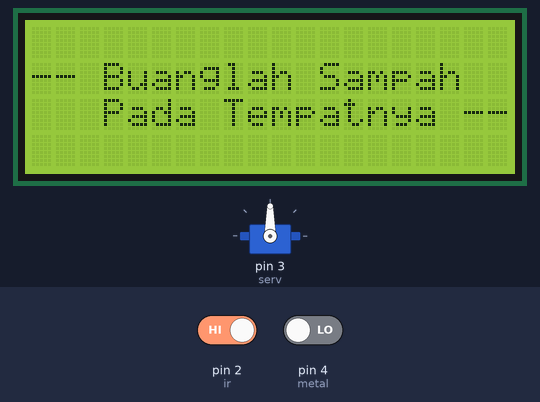
This sketch was run on a simulated Arduino Uno, built with avr-gcc and run on an emulated ATmega328P. On the bench: 20×4 character LCD, servo. The inputs (shaded band) are chosen by the test bench; at power-on: pin 2 (ir) HIGH, pin 4 (metal) LOW. What the sketch prints to the serial monitor is not drawn.

Above: at 1.2 s.
1.3 s: pin 2 (ir) driven LOW
At 2.5 s:
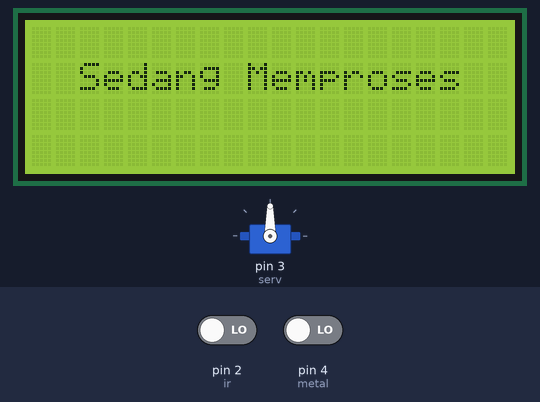
6.8 s: pin 2 (ir) driven HIGH
At 9.0 s:
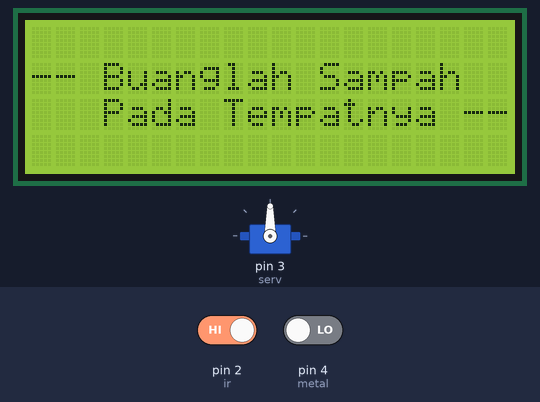
9.3 s: pin 2 (ir) driven LOW and pin 4 (metal) driven HIGH
At 14.0 s:
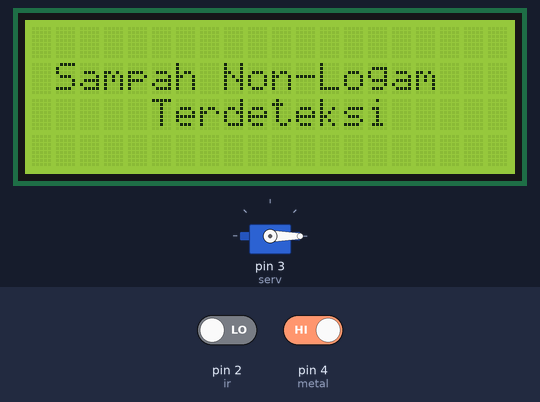
Timing chart, 0 to 21.5 s (numbered marks = the images above; inputs shaded):
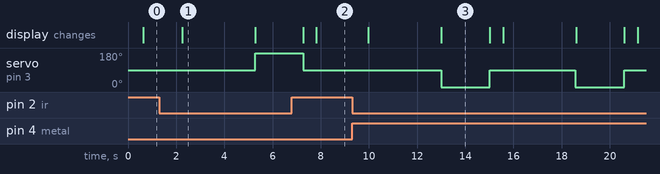

Measured:
- after the input at 1.3 s, servo on pin 3 (serv): 90° → 180° after 4.0 s; the display: changes after 0.95 s (image 1)
- after the input at 6.8 s, the display: first differs from a run without the input after 1.0 s (image 2)
- after the input at 9.3 s, servo on pin 3 (serv): alternates 90° for 3.6 s and 0° for 2.0 s, starting after 3.7 s; the display: first changes after 0.68 s (image 3 shows a later state)
- what the display in image 1 shows lasts 3.0 s, from 2.3 s to 5.3 s

The sketch:

Sampah_Otomatis.ino
```cpp
#include <LiquidCrystal_I2C.h>
#include <Servo.h>
#include <Wire.h>

Servo myservo;
LiquidCrystal_I2C lcd(0x27,20,4);

#define ir 2
#define metal 4
#define serv 3


void setup() {
  // put your setup code here, to run once:
  lcd.init();
  lcd.backlight();
  lcd.setCursor(6,1);
  lcd.print("Pemilah");
  lcd.setCursor(2,2);
  lcd.print("Sampah Otomatis");
  lcd.clear();

  myservo.attach(serv);
  Serial.begin(9600);
  myservo.write(90);
}

void loop() {
  // put your main code here, to run repeatedly:
  int valIr = digitalRead(ir);
  int valMetal = digitalRead(metal);

  Serial.print("Nilai Sensor IR : ");
  Serial.println(valIr);
  Serial.print("Nilai Sensor Metal : ");
  Serial.println(valMetal);
  Serial.println("");

  delay(500);

  lcd.setCursor(0,1);
  lcd.print("-- Buanglah Sampah ");
  lcd.setCursor(2,2);
  lcd.print(" Pada Tempatnya --");

  if( valIr == LOW && valMetal == HIGH ){
    lcd.clear();
    lcd.setCursor(2,1);
    lcd.print("Sedang Memproses");
    delay(3000);
    lcd.clear();
    myservo.write(0);
    lcd.setCursor(1,1);
    lcd.print("Sampah Non-Logam");
    lcd.setCursor(4,2);
    lcd.print(" Terdeteksi");
    delay(2000);
    myservo.write(90);
    lcd.clear();
  }
  else if ( valIr == LOW && valMetal == LOW ){
    lcd.clear();
    lcd.setCursor(2,1);
    lcd.print("Sedang Memproses");
    delay(3000);
    lcd.clear();
    myservo.write(180);
    lcd.setCursor(4,1);
    lcd.print("Sampah Logam");
    lcd.setCursor(4,2);
    lcd.print(" Terdeteksi");
    delay(2000);
    myservo.write(90);
    lcd.clear();
  }
}
```
